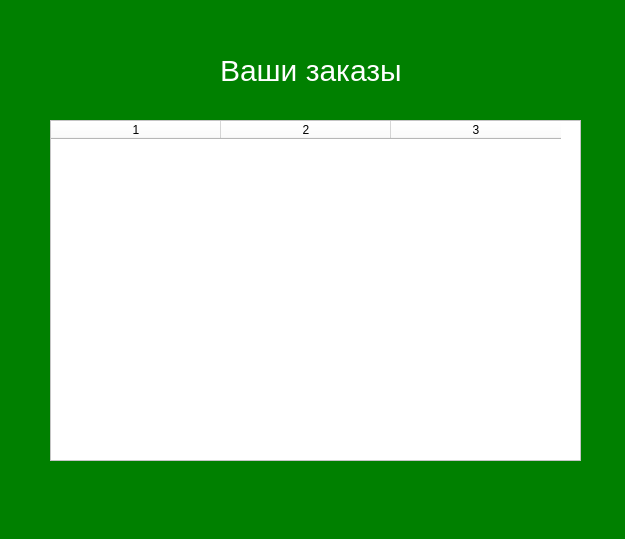
<?xml version="1.0" encoding="UTF-8"?>
<ui version="4.0">
 <class>UsersOrdersWidgetForUser</class>
 <widget class="QDialog" name="UsersOrdersWidgetForUser">
  <property name="geometry">
   <rect>
    <x>0</x>
    <y>0</y>
    <width>625</width>
    <height>539</height>
   </rect>
  </property>
  <property name="windowTitle">
   <string>Dialog</string>
  </property>
  <property name="styleSheet">
   <string notr="true">background-color:green</string>
  </property>
  <widget class="QLabel" name="label">
   <property name="geometry">
    <rect>
     <x>220</x>
     <y>50</y>
     <width>251</width>
     <height>41</height>
    </rect>
   </property>
   <property name="styleSheet">
    <string notr="true">font-size:30px;
color:white</string>
   </property>
   <property name="text">
    <string>Ваши заказы</string>
   </property>
  </widget>
  <widget class="QTableWidget" name="tableWidget">
   <property name="geometry">
    <rect>
     <x>50</x>
     <y>120</y>
     <width>531</width>
     <height>341</height>
    </rect>
   </property>
   <property name="styleSheet">
    <string notr="true">background-color: white</string>
   </property>
   <property name="columnCount">
    <number>3</number>
   </property>
   <attribute name="horizontalHeaderDefaultSectionSize">
    <number>170</number>
   </attribute>
   <column/>
   <column/>
   <column/>
  </widget>
 </widget>
 <resources/>
 <connections/>
</ui>
